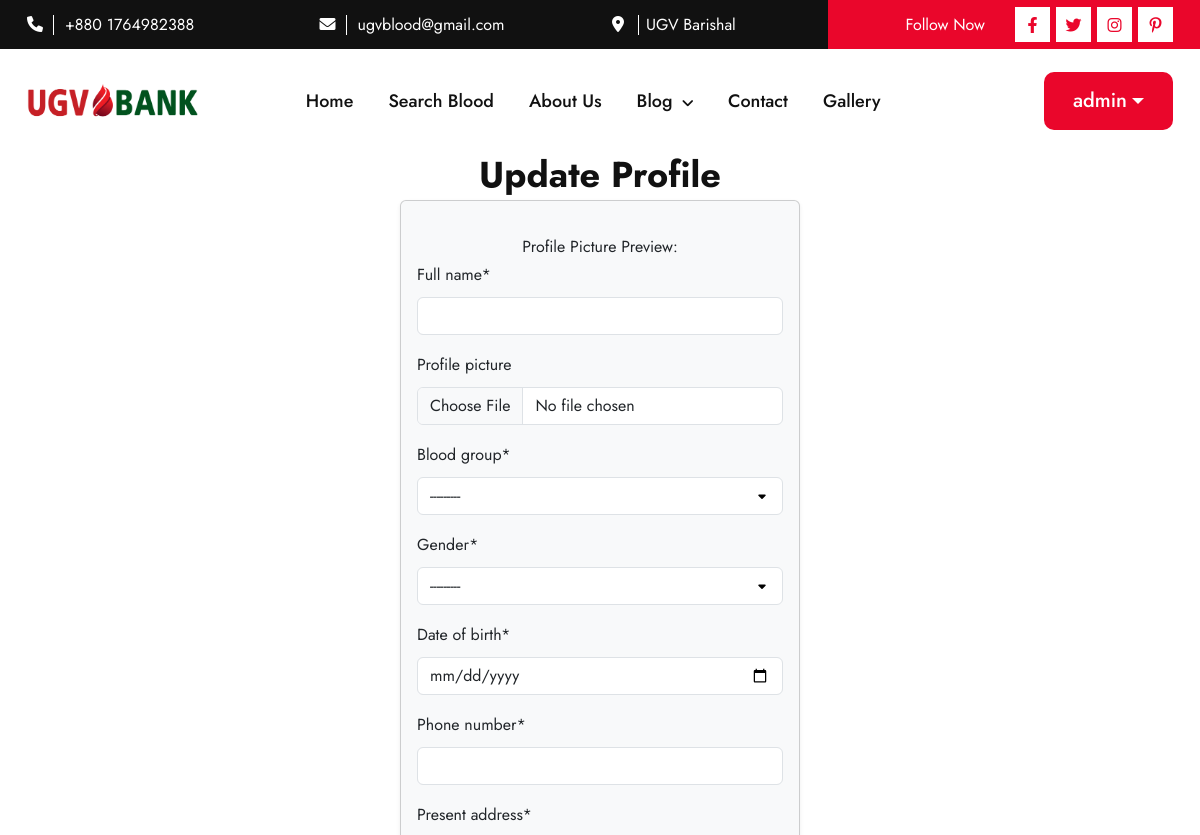
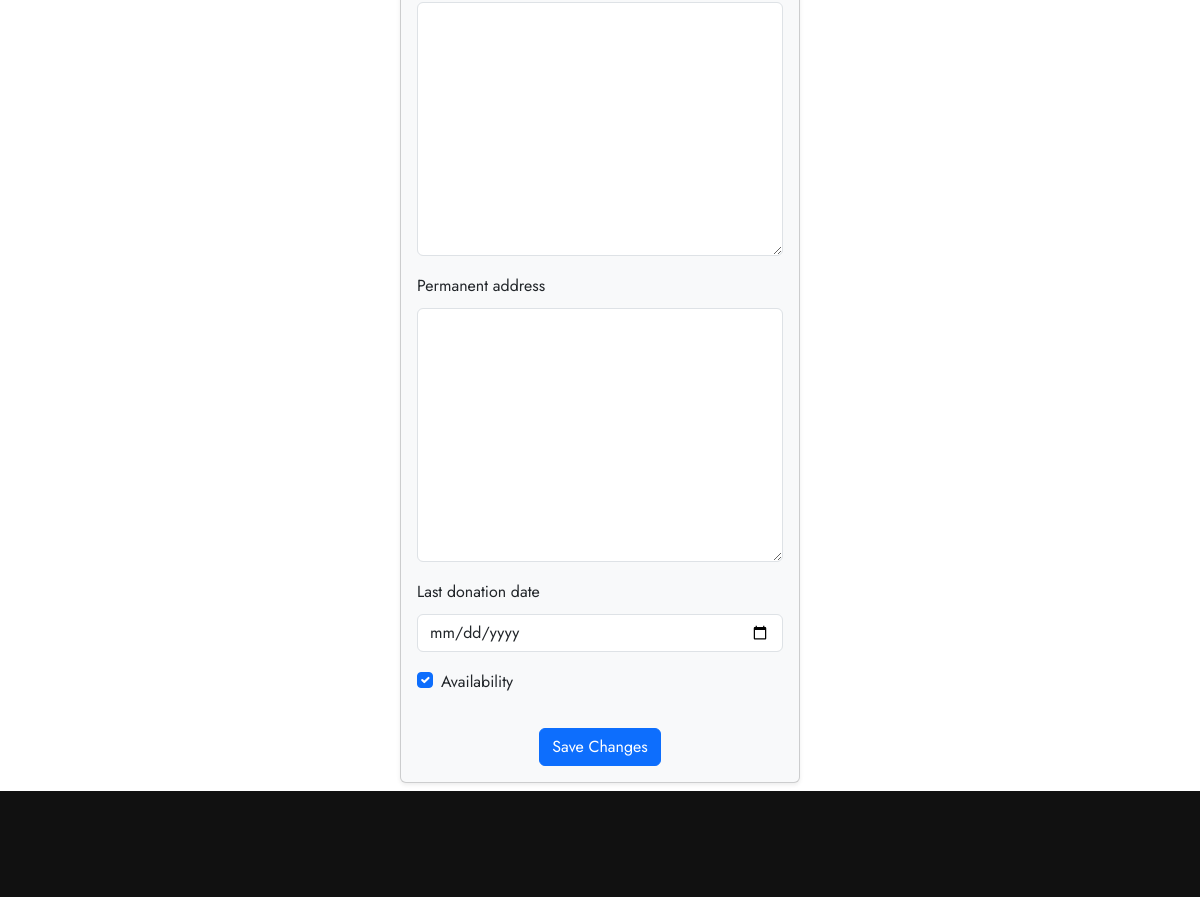
Page /manage-profile/ (signed in, upper part) on the earlier database version (2 pictures, top to bottom).
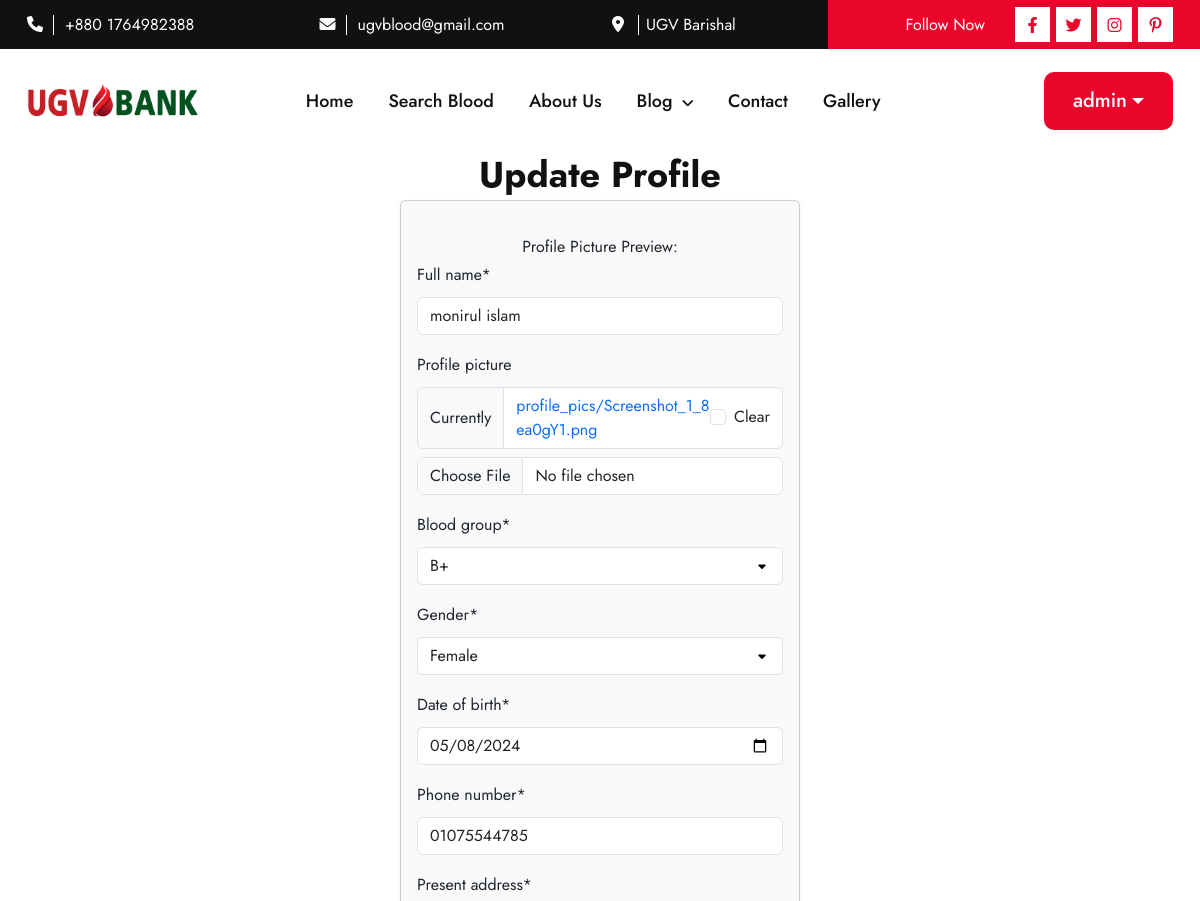
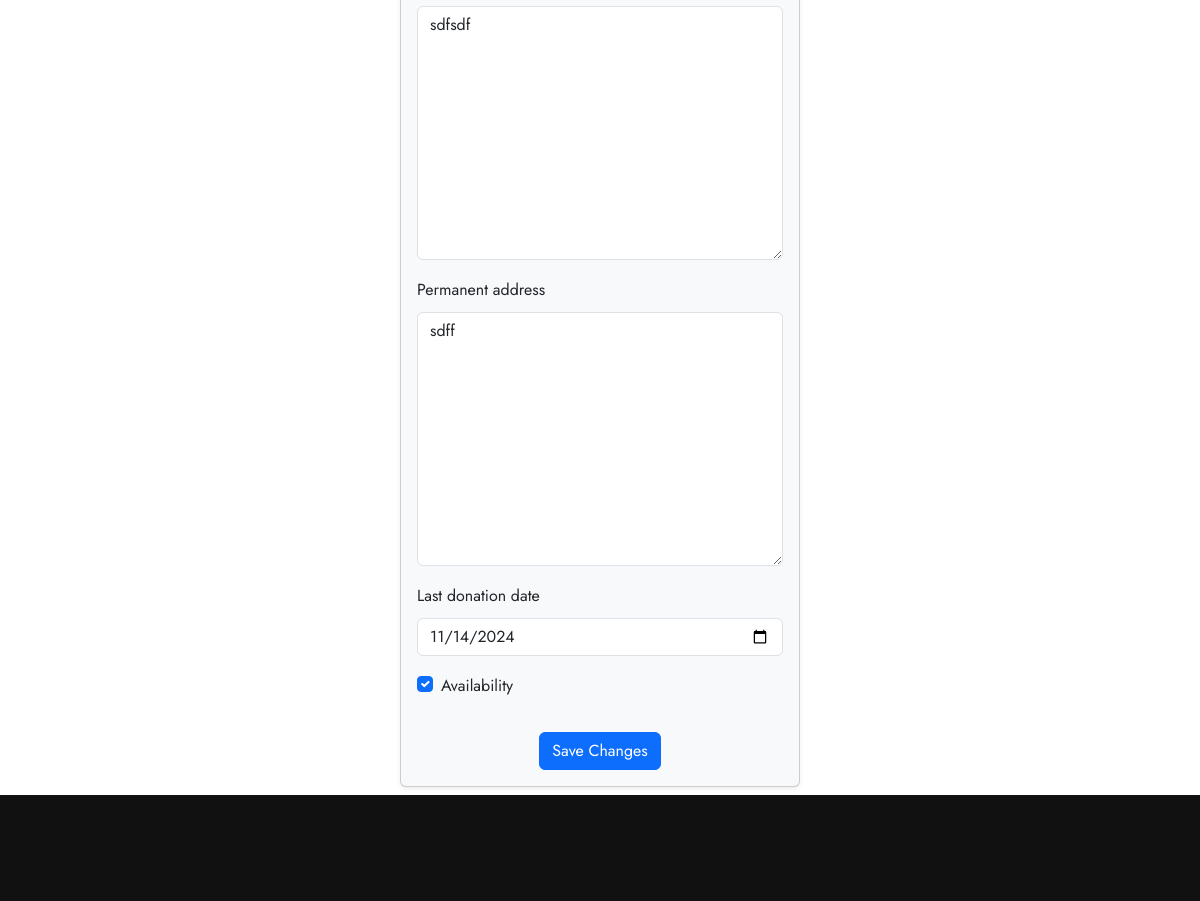
Same page on the later database version (2 pictures, top to bottom).
### blood/models.py (models this page shows, shortened)
class DonorProfile(models.Model):
    BLOOD_GROUP_CHOICES = [
        ('A+', 'A+'), ('A-', 'A-'),
        ('B+', 'B+'), ('B-', 'B-'),
        ('AB+', 'AB+'), ('AB-', 'AB-'),
        ('O+', 'O+'), ('O-', 'O-')
    ]
    GENDER_CHOICES = [
        ('M', 'Male'),
        ('F', 'Female'),
        ('O', 'Other'),
    ]
    user = models.OneToOneField(User, on_delete=models.CASCADE)
    full_name = models.CharField(max_length=80)
    profile_picture = models.ImageField(upload_to='profile_pics/', blank=True, null=True)
    blood_group = models.CharField(max_length=3, choices=BLOOD_GROUP_CHOICES)
    gender = models.CharField(max_length=1, choices=GENDER_CHOICES)  # New field for gender
    date_of_birth = models.DateField()
    phone_number = models.CharField(
        max_length=11,
        validators=[RegexValidator(regex=r'^\+?1?\d{9,15}$')]
    )
    present_address = models.TextField(max_length=400)
    permanent_address = models.TextField(max_length=400, blank=True, null=True)
    last_donation_date = models.DateField(blank=True, null=True)
    availability = models.BooleanField(default=True)  # To indicate if they are available for donation

### blood/views.py (the view)
# urls.py: path('manage-profile/', manage_profile, name='manage_profile'),
@login_required(login_url='login')
def manage_profile(request):
    try:
        donor_profile = DonorProfile.objects.get(user=request.user)
        is_new_profile = False
    except DonorProfile.DoesNotExist:
        donor_profile = None
        is_new_profile = True
    if request.method == 'POST':
        form = DonorProfileForm(request.POST, request.FILES, instance=donor_profile)
        if form.is_valid():
            donor_profile = form.save(commit=False)
            if is_new_profile:
                donor_profile.user = request.user  # Associate the new profile with the logged-in user
            donor_profile.save()
            messages.success(request, "Your profile has been saved successfully!")
            return redirect('my_details')  # Redirect to a profile detail view
    else:
        form = DonorProfileForm(instance=donor_profile)
    return render(request, 'manage_profile.html', {'form': form, 'is_new_profile': is_new_profile})

### blood/forms.py (shortened to what this page needs)
class DonorProfileForm(forms.ModelForm):
    class Meta:
        model = DonorProfile
        fields = ['full_name', 'profile_picture', 'blood_group', 'gender', 'date_of_birth',
                  'phone_number', 'present_address', 'permanent_address',
                  'last_donation_date', 'availability']
        widgets = {
            'date_of_birth': forms.DateInput(attrs={'type': 'date', 'class': 'form-control'}),
            'last_donation_date': forms.DateInput(attrs={'type': 'date', 'class': 'form-control'}),
            'profile_picture': forms.ClearableFileInput(attrs={'class': 'form-control'}),
            'availability': forms.CheckboxInput(attrs={'class': 'form-check-input'}),
        }

### templates/manage_profile.html (shortened to what this page needs)
{% extends "base.html" %}
{% load static %}
{% load crispy_forms_tags %}
{% block content %}
<div class="container mb-2">
    <h3 class="text-center mb-1">Update Profile</h3>
    <div class="card shadow-sm rounded" style="max-width: 400px; margin: auto; background-color: #f8f9fa;">
        <div class="card-body">
            <form method="post" enctype="multipart/form-data">
                     <div class="form-group text-center mt-3">
                        <label for="id_profile_picture">Profile Picture Preview:</label>
                    </div>
                {{ form|crispy }}
                <div class="text-center">
                    <button type="submit" class="btn btn-primary mt-3">Save Changes</button>
                </div>
            </form>
        </div>
    </div>
</div>
{% endblock %}

Differences in the rows shown:
added DonorProfile: full_name "monirul islam", blood_group "B+", gender "Female", date_of_birth "05/08/2024", phone_number "01075544785", present_address "sdfsdf", permanent_address "sdff", last_donation_date "11/14/2024", availability "☑"
Other differences:
form field form: (not shown) → "☐"
form field blood_group: "---------" → (not shown)
form field gender: "---------" → (not shown)
form field availability: "☑" → (not shown)
text no longer shown: "Full name * Profile picture Blood group * Gender * Date of birth * Phone number * Present address * Permanent address Last donation date Availability"
text now shown: "Full name * Profile picture Currently profile_pics/Screenshot_1_8ea0gY1.png Clear Blood group * Gender * Date of birth * Phone number * Present address * Permanent address Last donation date Availability"
